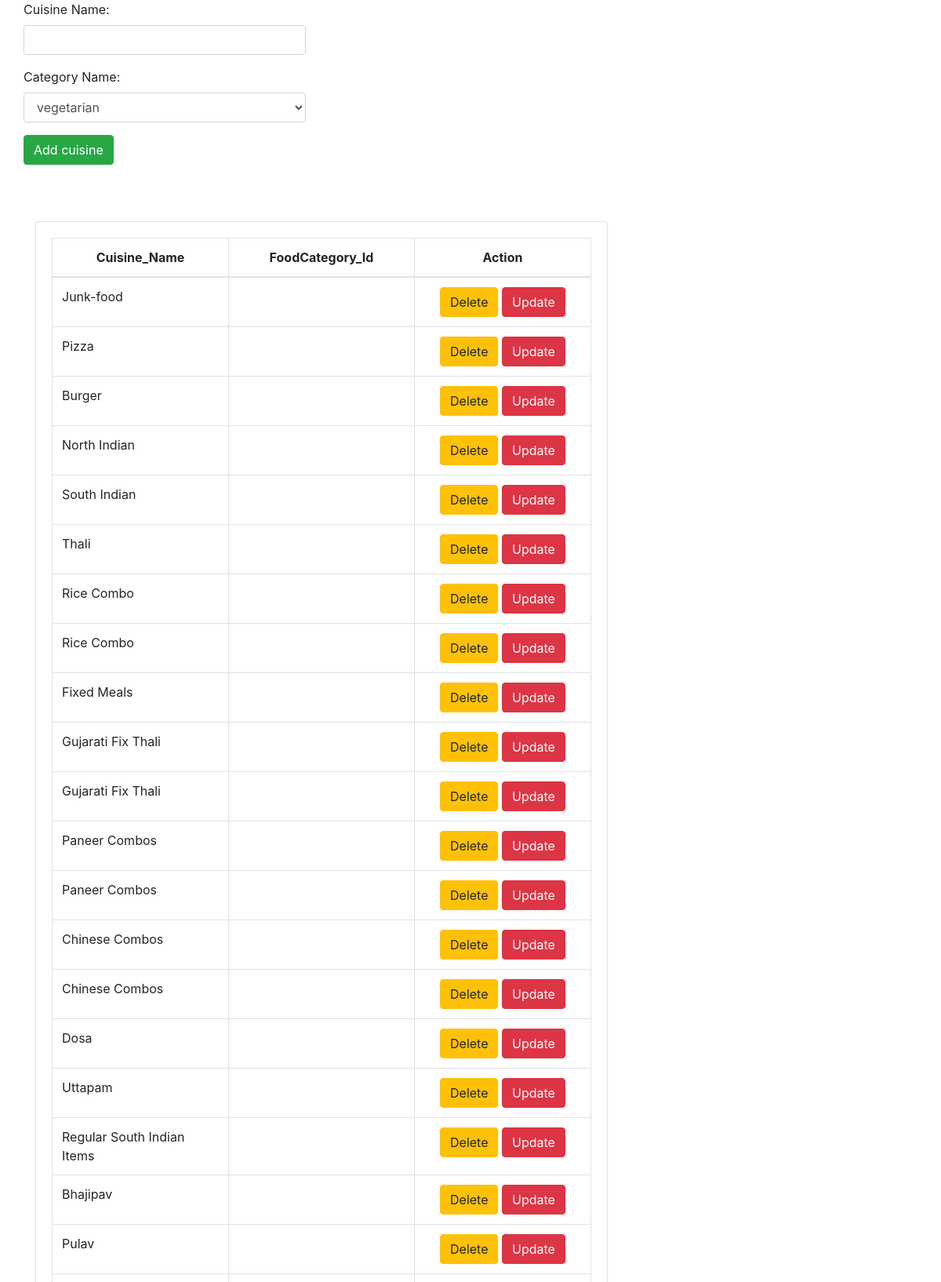
Screenshot of /categorry_add.php (upper part) with the database file from the repository.
### tables this page shows
CREATE TABLE `tblcuisine` (
  `cuisine_id` int(11) NOT NULL,
  `Cuisine_name` varchar(255) NOT NULL,
  `fldvendor_id` int(10) NOT NULL
);

### categorry_add.php (the view, shortened to what this page needs)
<?php include("connection.php");?>
<!doctype html>
<html lang="en">
  <head>
    <link rel="stylesheet" href="https://cdn.jsdelivr.net/npm/bootstrap@4.4.1/dist/css/bootstrap.min.css">
  </head>
  <body>
            <div class="container-fluid">
	<div class="col-lg-12">
		<div class="row">
		<div class="col-md-4">
    <div class="row">
        <div class="col">
            <form action="" method="post">
            <div class="form-group">
                <label for="">Cuisine Name:</label>
                <input type="text" name="category_name" class="form-control"/>
            </div>
            <div class="form-group">
                <label for="">Category Name:</label>
                <select name="category" id="" class="form-control">
                    <option value="1">vegetarian</option>
                </select>
            </div>
            <div class="for-group">
                <input type="submit" name="submit" value="Add cuisine" class="btn btn-success"/>
            </div>
            </form>
			</div>
        </div>
    </div>
</div>
<br><br><br>
<div class="col-md-8">
				<div class="card">
					<div class="card-body">
						<table class="table table-bordered table-hover">
							<thead>
								<tr>
									<th class="text-center">Cuisine_Name</th>
									<th class="text-center">FoodCategory_Id</th>
									<th class="text-center">Action</th>
								</tr>
							</thead>
							<tbody>
                            <?php
					  if($query=mysqli_query($con,"SELECT * FROM tblcuisine order by cuisine_id asc"))
					  {
						  if(mysqli_num_rows($query))
						  {
						 while($row=mysqli_fetch_array($query))
						 {
					?>
			     <tr>
				<td style="width:150px;"><?php  echo $row['Cuisine_name']."<br>";?></td>
				<td align="center" style="width:150px;"><?php  echo $row['FoodCategory_Id']."<br>";?></td>
				<td align="center" style="width:150px;">
				<a href="Category_delete_food.php?Delete_cat_id=<?php echo $row['cuisine_id'];?>"><button type="button" class="btn btn-warning">Delete </button></a>
				<a href="Category_update_food.php?Update_cat_id=<?php echo $row['cuisine_id'];?>"><button type="button" class="btn btn-danger">Update </button></a>
				</td>
				</tr>
				<?php
						 }
					  }
					  else
						  {
							   $msg="please add some Items";
						  }
					  }
					  else
					  {
						  echo "failed";
					  }
					  ?>
							</tbody>
						</table>
					</div>
				</div>
			</div>
        </div>
    </div>
  </body>
</html>

### rows the page displays
tblcuisine: Cuisine_name "Junk-food"
tblcuisine: Cuisine_name "Pizza"
tblcuisine: Cuisine_name "Burger"
tblcuisine: Cuisine_name "North Indian"
tblcuisine: Cuisine_name "South Indian"
tblcuisine: Cuisine_name "Thali"
tblcuisine: Cuisine_name "Rice Combo"
tblcuisine: Cuisine_name "Rice Combo"
tblcuisine: Cuisine_name "Fixed Meals"
tblcuisine: Cuisine_name "Gujarati Fix Thali"
tblcuisine: Cuisine_name "Gujarati Fix Thali"
tblcuisine: Cuisine_name "Paneer Combos"
tblcuisine: Cuisine_name "Paneer Combos"
tblcuisine: Cuisine_name "Chinese Combos"
tblcuisine: Cuisine_name "Chinese Combos"
tblcuisine: Cuisine_name "Dosa"
tblcuisine: Cuisine_name "Uttapam"
tblcuisine: Cuisine_name "Regular South Indian Items"
tblcuisine: Cuisine_name "Bhajipav"
tblcuisine: Cuisine_name "Pulav"
